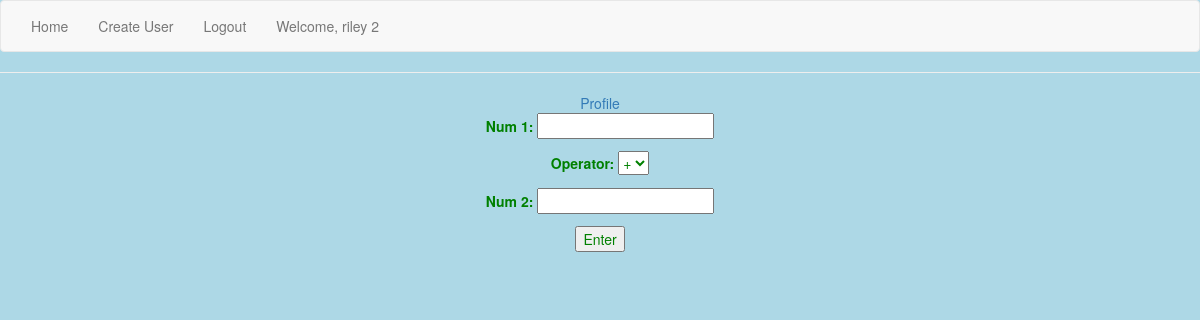
The page / (signed in) on the database as committed earlier.
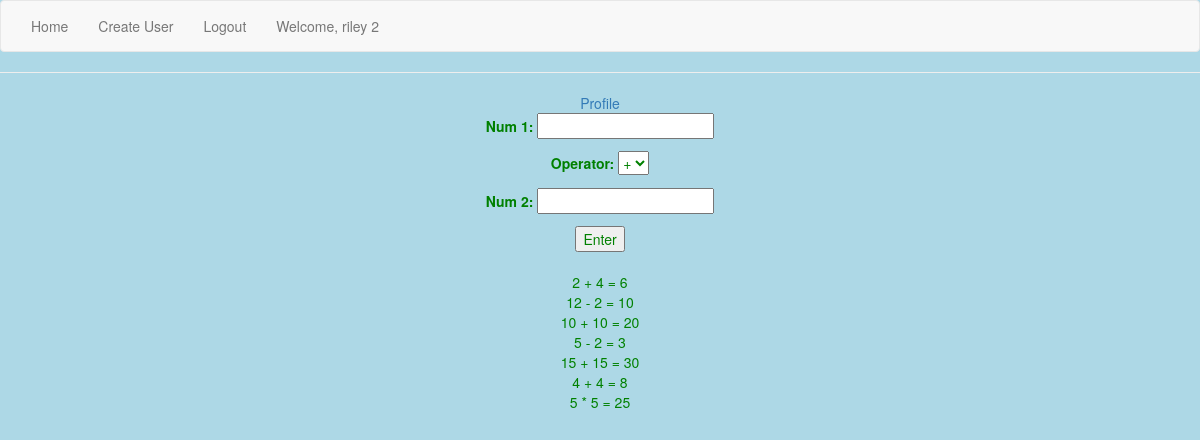
The same page on the database as committed later.
### app/models.py (models this page shows, shortened)
class Operation(models.Model):
    created_by = models.ForeignKey('auth.User')
    created = models.DateTimeField(auto_now_add=True)
    num_1 = models.SmallIntegerField()
    operator = models.CharField(max_length=1, choices=OPERATORS, default='+')
    num_2 = models.SmallIntegerField()
    answer = models.SmallIntegerField()
    @property
    def get_answer(self):
        return "{} {} {} = {}".format(self.num_1, self.operator, self.num_2, self.answer)
    class Meta:
        ordering = ("-created", )

### app/views.py (the view, shortened to what this page needs)
# urls.py: url(r'^$', OperationCreateView.as_view(), name="operation_create_view"),
class OperationCreateView(CreateView):
    model = Operation
    success_url = "/"
    fields = ('num_1', "operator", "num_2")
    def get_context_data(self):
        context = super().get_context_data()
        context["operation"] = Operation.objects.all()
        return context

### app/models.py (called while the page is built)
    @property
    def is_owner(self):
        return self.access_level == 'o'

### templates/app/operation_form.html (shortened to what this page needs)
{% extends 'base.html' %}
{% block content %}
{% if request.user.is_authenticated %}
<a href="{% url 'profile_view' request.user.id %}">Profile</a>
  <form class="" action="" method="post">
    {{ form.as_p }}
  <input type="submit" name="" value="Enter">
  </form>
  {% for answer in operation %}
    {% if request.user == answer.created_by or request.user.profile.is_owner %}
    <br>
    {{answer.num_1}} {{answer.operator}} {{answer.num_2}} = {{answer.answer}}
    {% endif %}
    {% endfor %}
{% else %}
<h1>Please login </h1>
{% endif %}
{% endblock %}

### templates/base.html (shortened to what this page needs)
{% load staticfiles %}
<!DOCTYPE html>
<html>
  <head>
    <link rel="stylesheet" href="{% static 'css/bootstrap.css' %}" media="screen" title="no title">
  </head>
  <body>
    <div class="navbar navbar-default">
      <div class="container-fluid">
        <div class="nav navbar-nav">
          <li><a href="{% url 'operation_create_view' %}">Home</a></li>
          <li><a href="{% url 'user_create_view' %}">Create User</a></li>
          {% if not request.user.is_authenticated %}
          <li><a href="{% url 'login' %}">Login</a></li>
          {% else %}
          <li><a href="{% url 'logout' %}?next={% url 'operation_create_view' %}"> Logout </a></li>
          <li><a href="#">Welcome, {{request.user}} {{request.user.id}}</a></li>
          {% endif %}
        </div>
      </div>
    </div>
      <hr>
    {% block content %}
    {% endblock %}
  </body>
</html>

### templates/base.html (style rules this page uses)
body { background-color: lightblue; text-align: center; color: green; }

Rows that differ between the two databases and show on the page:
added Operation: num_1 "2", operator "+", num_2 "4", answer "6"
added Operation: num_1 "12", operator "-", num_2 "2", answer "10"
added Operation: num_1 "10", operator "+", num_2 "10", answer "20"
added Operation: num_1 "5", operator "-", num_2 "2", answer "3"
added Operation: num_1 "15", operator "+", num_2 "15", answer "30"
added Operation: num_1 "4", operator "+", num_2 "4", answer "8"
added Operation: num_1 "5", operator "*", num_2 "5", answer "25"
